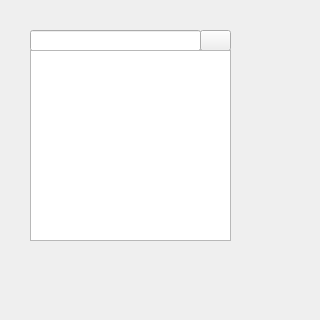
<?xml version="1.0" encoding="UTF-8"?>
<ui version="4.0">
 <class>searchbtn</class>
 <widget class="QWidget" name="searchbtn">
  <property name="geometry">
   <rect>
    <x>0</x>
    <y>0</y>
    <width>320</width>
    <height>320</height>
   </rect>
  </property>
  <property name="sizePolicy">
   <sizepolicy hsizetype="Fixed" vsizetype="Fixed">
    <horstretch>0</horstretch>
    <verstretch>0</verstretch>
   </sizepolicy>
  </property>
  <property name="minimumSize">
   <size>
    <width>320</width>
    <height>320</height>
   </size>
  </property>
  <property name="maximumSize">
   <size>
    <width>320</width>
    <height>320</height>
   </size>
  </property>
  <property name="windowTitle">
   <string>Form</string>
  </property>
  <widget class="QLineEdit" name="lineEdit">
   <property name="geometry">
    <rect>
     <x>30</x>
     <y>30</y>
     <width>171</width>
     <height>21</height>
    </rect>
   </property>
   <property name="maximumSize">
    <size>
     <width>16777215</width>
     <height>100</height>
    </size>
   </property>
  </widget>
  <widget class="QPushButton" name="searchButton">
   <property name="geometry">
    <rect>
     <x>200</x>
     <y>30</y>
     <width>31</width>
     <height>21</height>
    </rect>
   </property>
   <property name="text">
    <string/>
   </property>
   <property name="icon">
    <iconset>
     <normaloff>../icons/search.png</normaloff>../icons/search.png</iconset>
   </property>
  </widget>
  <widget class="QWidget" name="horizontalLayoutWidget">
   <property name="geometry">
    <rect>
     <x>30</x>
     <y>30</y>
     <width>201</width>
     <height>21</height>
    </rect>
   </property>
   <layout class="QHBoxLayout" name="horizontalLayout"/>
  </widget>
  <widget class="QListView" name="listView">
   <property name="geometry">
    <rect>
     <x>30</x>
     <y>50</y>
     <width>201</width>
     <height>191</height>
    </rect>
   </property>
  </widget>
  <widget class="QWidget" name="verticalLayoutWidget">
   <property name="geometry">
    <rect>
     <x>30</x>
     <y>30</y>
     <width>201</width>
     <height>211</height>
    </rect>
   </property>
   <layout class="QVBoxLayout" name="verticalLayout"/>
  </widget>
 </widget>
 <resources/>
 <connections/>
</ui>
